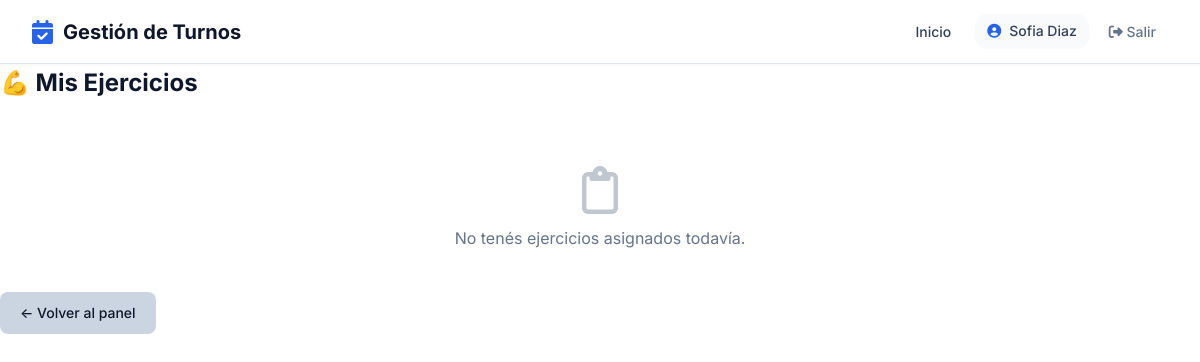
The page /paciente/mis-ejercicios/ (signed in) on the database as committed earlier.
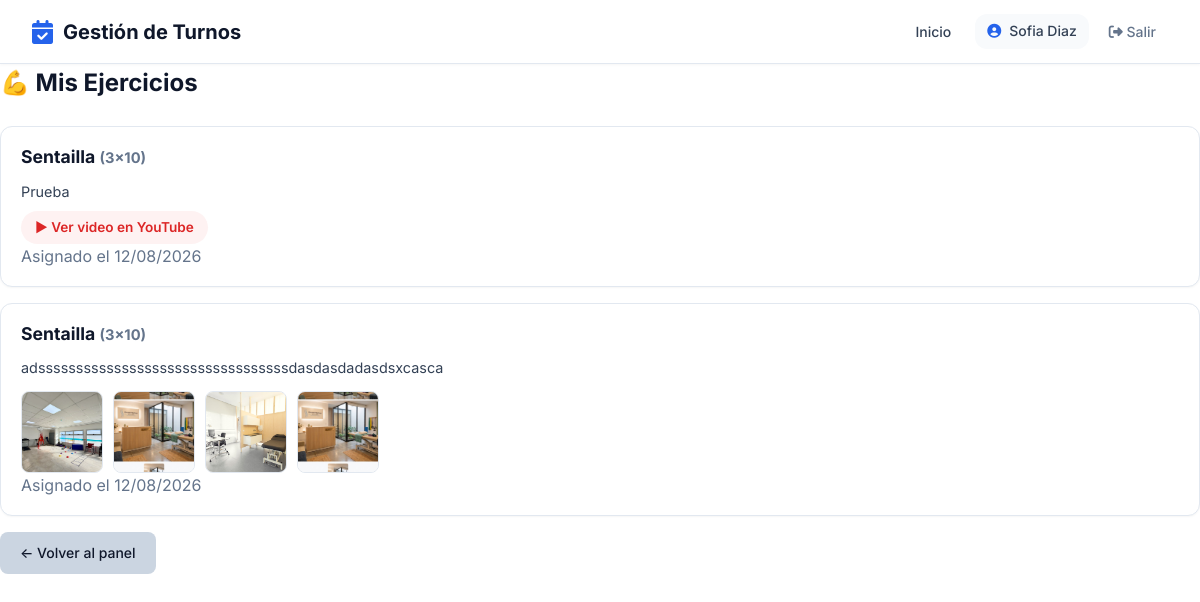
The same page on the database as committed later.
### historias_clinicas/models.py (models this page shows, shortened)
class Ejercicio(ModeloBase):
    profesional = models.ForeignKey(
        'profesionales.Profesional',
        on_delete=models.CASCADE,
        verbose_name='Profesional'
    )
    paciente = models.ForeignKey(
        'pacientes.Paciente',
        on_delete=models.CASCADE,
        related_name='ejercicios',
        verbose_name='Paciente'
    )
    fecha = models.DateField(default=date.today, verbose_name='Fecha')
    nombre = models.CharField(max_length=200, verbose_name='Nombre del ejercicio')
    series = models.PositiveIntegerField(default=3, verbose_name='Series')
    repeticiones = models.PositiveIntegerField(default=10, verbose_name='Repeticiones')
    descripcion = models.TextField(blank=True, verbose_name='Descripción / Notas')
    link_video = models.URLField(blank=True, verbose_name='Link de YouTube')
    class Meta:
        verbose_name = 'Ejercicio'
        verbose_name_plural = 'Ejercicios'
        ordering = ['-fecha', 'nombre']

class ImagenEjercicio(ModeloBase):
    ejercicio = models.ForeignKey(
        Ejercicio,
        on_delete=models.CASCADE,
        related_name='imagenes',
        verbose_name='Ejercicio'
    )
    imagen = models.ImageField(upload_to='ejercicios/', verbose_name='Imagen')
    class Meta:
        verbose_name = 'Imagen de ejercicio'
        verbose_name_plural = 'Imágenes de ejercicios'

### pacientes/views_portal.py (the view)
@login_required
def mis_ejercicios(request):
    if request.user.rol != 'paciente':
        return redirect('home')
    paciente = get_object_or_404(Paciente, usuario=request.user)
    ejercicios = Ejercicio.objects.filter(paciente=paciente, activo=True).order_by('-fecha')
    return render(request, 'pacientes/portal/mis_ejercicios.html', {
        'paciente': paciente,
        'ejercicios': ejercicios,
    })

### pacientes/templates/pacientes/portal/mis_ejercicios.html (shortened to what this page needs)
{% extends 'core_app/base.html' %}
{% load static %}
{% block extra_css %}
    <link rel="stylesheet" href="{% static 'css/pages/ejercicios.css' %}">
{% endblock %}
{% block content %}
<div class="portal-paciente-container">
    <div class="ejercicios-header">
        <h1>💪 Mis Ejercicios</h1>
    </div>
    {% if ejercicios %}
        {% for e in ejercicios %}
        <div class="ejercicio-card">
            <div class="ejercicio-card-header">
                <h3 class="ejercicio-nombre">{{ e.nombre }} <small class="text-muted">({{ e.series }}x{{ e.repeticiones }})</small></h3>
            </div>
            <p class="ejercicio-descripcion">{{ e.descripcion|default:'' }}</p>
            {% if e.link_video %}
                <a href="{{ e.link_video }}" target="_blank" class="ejercicio-video">▶ Ver video en YouTube</a>
            {% endif %}
            {% if e.imagenes.all %}
                <div class="ejercicio-imagenes">
                    {% for img in e.imagenes.all %}
                    <a href="{{ img.imagen.url }}" target="_blank" class="ejercicio-imagen-wrapper">
                        <img src="{{ img.imagen.url }}" alt="">
                    </a>
                    {% endfor %}
                </div>
            {% endif %}
            <div class="text-muted small mt-2">Asignado el {{ e.fecha|date:"d/m/Y" }}</div>
        </div>
        {% endfor %}
    {% else %}
        <div class="ejercicios-empty">
            <i class="far fa-clipboard"></i>
            <p>No tenés ejercicios asignados todavía.</p>
        </div>
    {% endif %}
    <a href="{% url 'panel_paciente' %}" class="btn btn-secondary">← Volver al panel</a>
</div>
{% endblock %}

Rows that differ between the two databases and show on the page:
added Ejercicio: nombre "Sentailla", series "3", repeticiones "10", descripcion "Prueba", fecha "12/08/2026"
added Ejercicio: nombre "Sentailla", series "3", repeticiones "10", descripcion "adsssssssssssssssssssssssssssssssssdasdasdadasdsxcasca", fecha "12/08/2026"
added ImagenEjercicio: imagen (picture)
added ImagenEjercicio: imagen (picture)
added ImagenEjercicio: imagen (picture)
added ImagenEjercicio: imagen (picture)
Other text that changed with them:
text no longer shown: "No tenés ejercicios asignados todavía."
